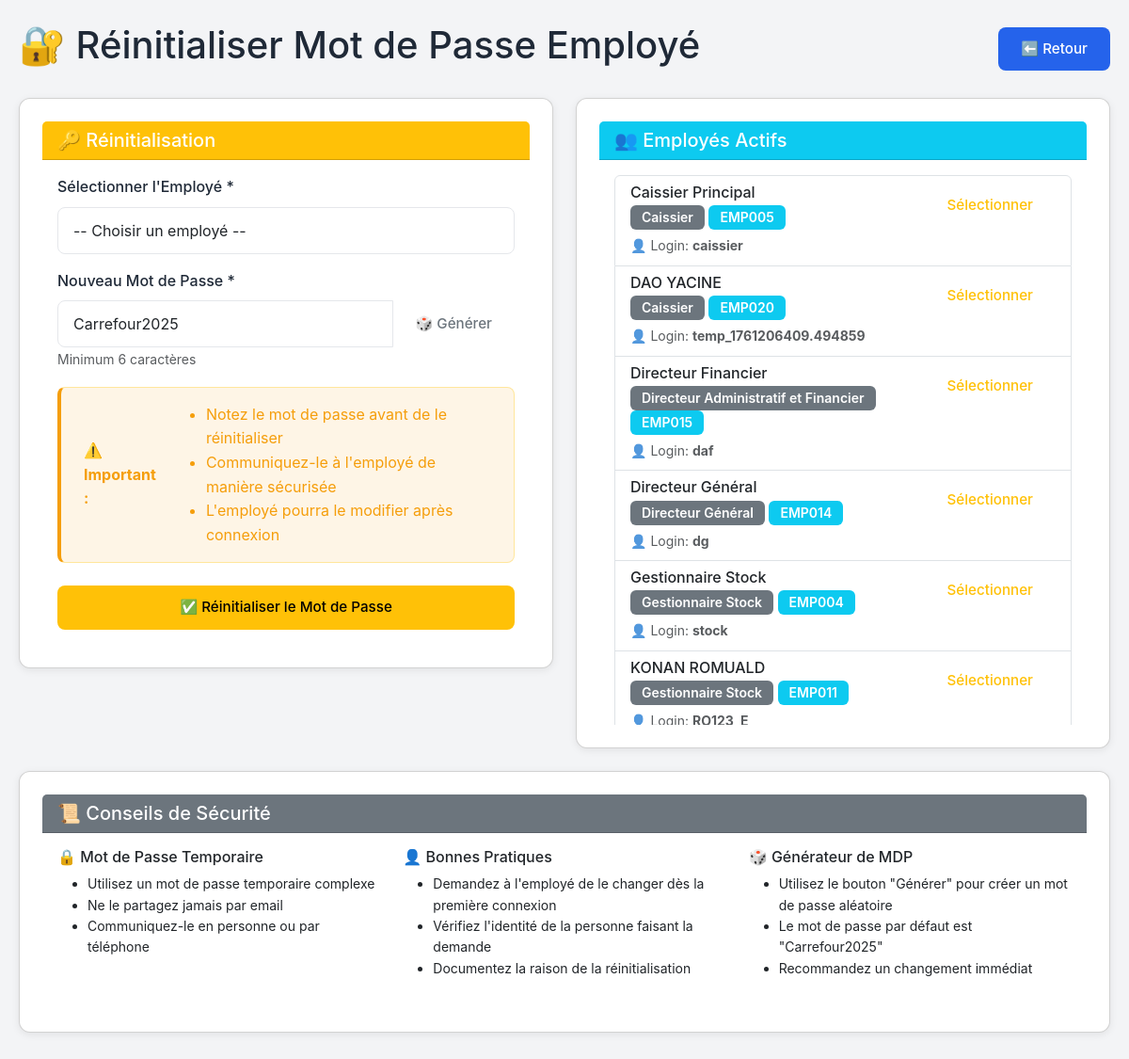
/rh/reinitialiser-mdp/ (signed in), run on an earlier commit of the app's database.
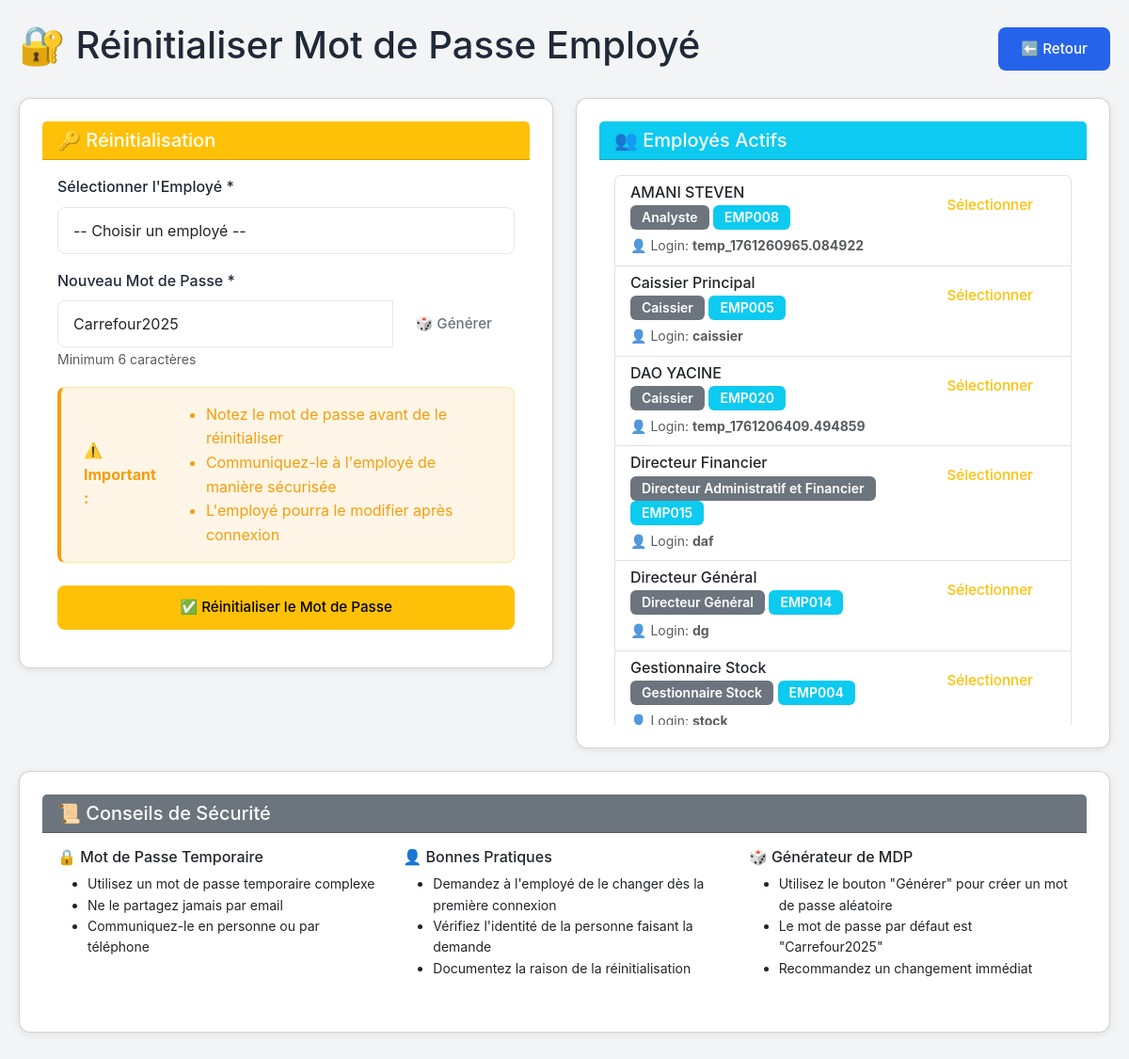
And on a later commit of the database.
### CarrefourApp/models.py (models this page shows, shortened)
class Employe(AbstractUser):
    ROLES = [
        ('DG', 'Directeur Général'),
        ('DAF', 'Directeur Administratif et Financier'),
        ('RH', 'Responsable RH'),
        ('STOCK', 'Gestionnaire Stock'),
        ('CAISSIER', 'Caissier'),
        ('MARKETING', 'Marketing'),
        ('ANALYSTE', 'Analyste'),
    ]
    DEPARTEMENTS = [
        ('DIRECTION', 'Direction Générale'),
        ('FINANCE', 'Finance'),
        ('RH', 'Ressources Humaines'),
        ('LOGISTIQUE', 'Logistique'),
        ('VENTES', 'Ventes'),
        ('MARKETING', 'Marketing'),
        ('ALIMENTAIRE', 'Alimentaire'),
        ('HYGIENE', 'Hygiène'),
    ]
    employee_id = models.CharField(max_length=20, unique=True, blank=True)
    role = models.CharField(max_length=20, choices=ROLES, default='CAISSIER')
    departement = models.CharField(max_length=50, choices=DEPARTEMENTS, default='VENTES')
    telephone = models.CharField(max_length=20, blank=True)
    photo = models.ImageField(upload_to='employees/', blank=True, null=True)
    date_embauche = models.DateField(default=timezone.now)
    est_actif = models.BooleanField(default=True)
    est_compte_systeme = models.BooleanField(default=False, help_text="Compte système protégé (DG, DAF, RH) - Ne peut pas être supprimé")
    acces_stocks = models.BooleanField(default=False)
    acces_caisse = models.BooleanField(default=False)
    acces_fidelisation = models.BooleanField(default=False)
    acces_rapports = models.BooleanField(default=False)
    heure_debut_travail = models.TimeField(default='08:00', help_text="Heure de début de travail")
    heure_fin_travail = models.TimeField(default='17:00', help_text="Heure de fin de travail")
    duree_pause = models.IntegerField(default=90, help_text="Durée de la pause en minutes (par défaut 1h30)")
    derniere_connexion_custom = models.DateTimeField(null=True, blank=True)
    class Meta:
        verbose_name = 'Employé'
        verbose_name_plural = 'Employés'

### CarrefourApp/views.py (the view, shortened to what this page needs)
# urls.py: path('rh/reinitialiser-mdp/', views.rh_reinitialiser_mdp, name='rh_reinitialiser_mdp'),
@login_required
def rh_reinitialiser_mdp(request):
    if request.user.role not in ['RH', 'MANAGER', 'ADMIN', 'DG', 'DAF']:
        messages.error(request, "Accès refusé. Réservé aux RH/Managers.")
        return redirect('dashboard_rh')
    employes = Employe.objects.filter(est_actif=True).order_by('first_name', 'last_name')
    context = {
        'employes': employes,
    }
    return render(request, 'planning/rh_reinitialiser_mdp.html', context)

### CarrefourApp/context_processors.py (called while the page is built)
def dashboard_url(request):
    if request.user.is_authenticated:
        dashboard_map = {
            'DG': 'dashboard_dg',
            'DAF': 'dashboard_daf',
            'RH': 'dashboard_rh',
            'STOCK': 'dashboard_stock',
            'CAISSIER': 'dashboard_caisse',
            'MARKETING': 'dashboard_marketing',
        }
        return {
            'user_dashboard_url': dashboard_map.get(request.user.role, 'home')
        }
    return {
        'user_dashboard_url': 'home'
    }

### templates/planning/rh_reinitialiser_mdp.html (shortened to what the changed rows need)
{% extends 'base.html' %}
{% load static %}
{% block content %}
<div class="container mt-4">
    <div class="d-flex justify-content-between align-items-center mb-4">
        <h1>🔐 Réinitialiser Mot de Passe Employé</h1>
    </div>
    <div class="row">
        <div class="col-md-6">
            <div class="card">
                <div class="card-body" style="max-height: 600px; overflow-y: auto;">
                    <div class="list-group">
                        {% for emp in employes %}
                        <div class="list-group-item">
                            <div class="d-flex justify-content-between align-items-start">
                                <div>
                                    <h6 class="mb-1">{{ emp.get_full_name }}</h6>
                                    <p class="mb-1">
                                        <span class="badge bg-secondary">{{ emp.get_role_display }}</span>
                                        <span class="badge bg-info">{{ emp.employee_id }}</span>
                                    </p>
                                    <small class="text-muted">
                                        👤 Login: <strong>{{ emp.username }}</strong>
                                    </small>
                                </div>
                                <button class="btn btn-sm btn-outline-warning"
                                    onclick="selectEmploye('{{ emp.id }}', '{{ emp.get_full_name }}')">
                                    Sélectionner
                                </button>
                            </div>
                        </div>
                        {% endfor %}
                    </div>
                </div>
            </div>
        </div>
    </div>
</div>
{% endblock %}

What changed in the data, as far as the page shows it:
no longer on this page (row unchanged): Employe: get_full_name "KONAN ROMUALD", role "Gestionnaire Stock", employee_id "EMP011", username "RO123_E"
added Employe: get_full_name "AMANI STEVEN", role "Analyste", employee_id "EMP008", username "temp_1761260965.084922"
